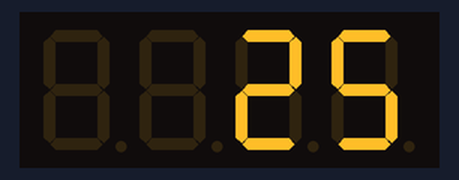
Recording of a sketch running on a simulated Arduino Uno, built with avr-gcc and run on an emulated ATmega328P. Shown: 4-digit seven-segment display.

Above: at 0.1 s.
At 1.6 s:
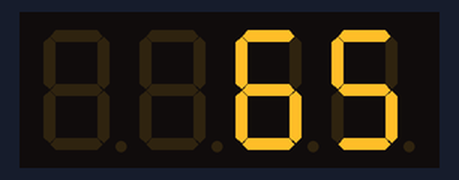
At 3.2 s:
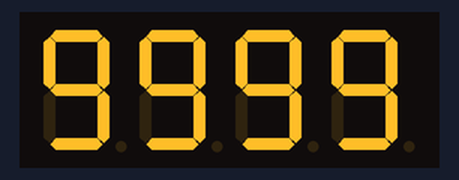
At 4.7 s:
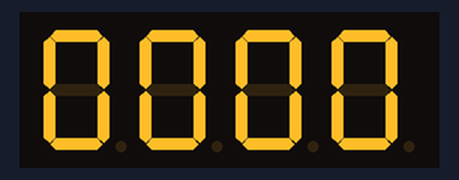

Measured:
- by itself, everything shown: repeats every 6.2 s, in 4 steps
- what the display in image 1 shows lasts 1.5 s, from 1.6 s to 3.1 s

The sketch:

display_test.ino
```cpp
#include <Arduino.h>
#include <TM1637Display.h>

// Module connection pins (Digital Pins)
#define CLK 2
#define DIO 3
TM1637Display display(CLK, DIO);


void setup()
{
  display.setBrightness(5);
}

void loop()
{
  //show 25
  display.clear();
  display.showNumberDec(25, false);
  delay(1500);

  //show 65
  display.clear();
  display.showNumberDec(65, false);
  delay(1500);

  //show 9999
  display.clear();
  display.showNumberDec(9999, false);
  delay(1500);

  //show 0000
  display.clear();
  display.showNumberDec(10000, false);
  delay(1500);
}
```
